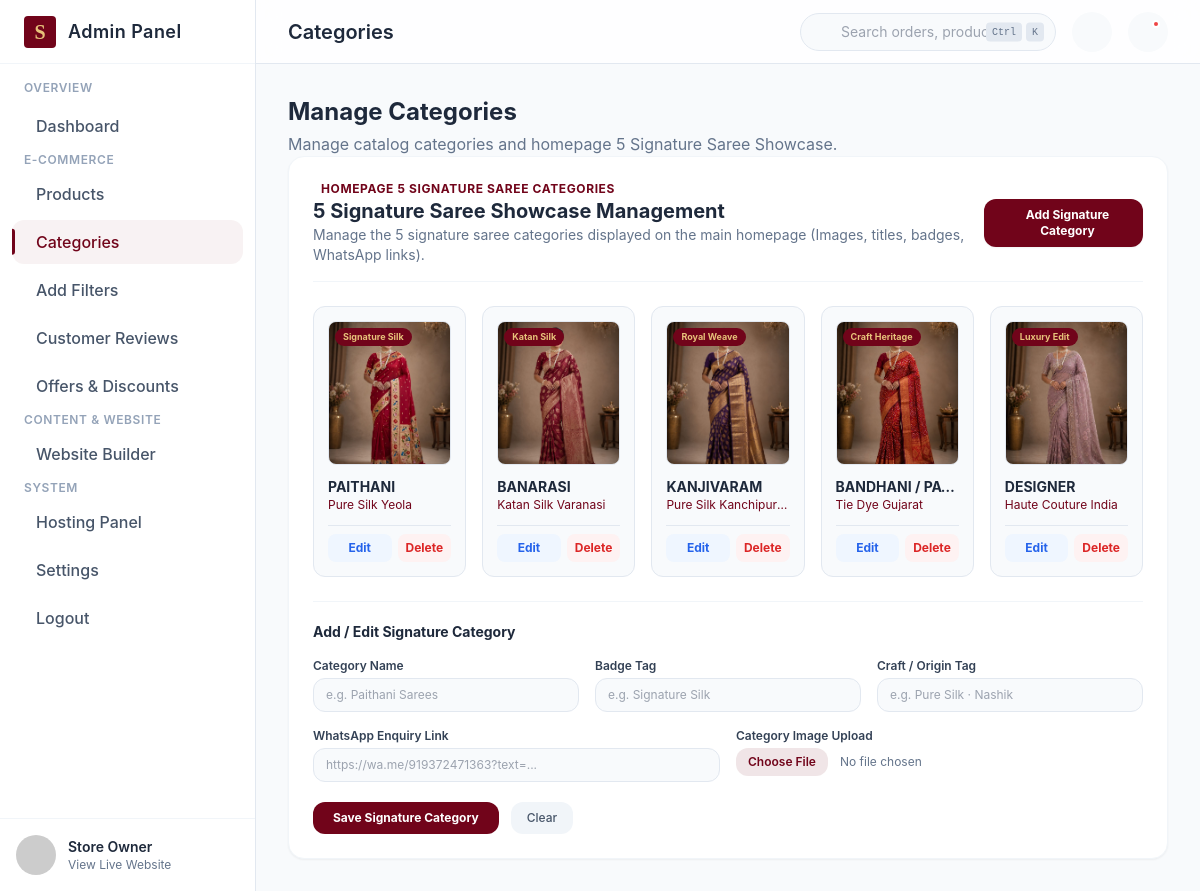
Page /adm/categories/ on the committed database.
### adm_user/models.py (models this page shows, shortened)
class SlugMixin:
    slug_source_field = "name"

class TimeStampedModel(models.Model):
    created_at = models.DateTimeField(auto_now_add=True)
    updated_at = models.DateTimeField(auto_now=True)
    class Meta:
        abstract = True

class SignatureCategoryItem(SlugMixin, TimeStampedModel):
    name = models.CharField(max_length=100)
    slug = models.SlugField(max_length=120, unique=True, blank=True)
    badge_text = models.CharField(max_length=100, blank=True)
    origin_craft = models.CharField(max_length=100, blank=True)
    image = models.ImageField(upload_to="website/signature/", blank=True)
    whatsapp_link = models.CharField(max_length=500, blank=True)
    display_order = models.PositiveIntegerField(default=0)
    is_active = models.BooleanField(default=True)
    class Meta:
        ordering = ["display_order"]
        constraints = [
            models.UniqueConstraint(
                Lower("name"),
                name="unique_signature_category_name_ci",
                violation_error_message="This category already exists.",
            ),
        ]

### adm_user/views.py (the view)
# urls.py: path('categories/', views.categories, name='categories'),
def categories(request):
    from .models import SignatureCategoryItem
    context = {
        "signature_categories": SignatureCategoryItem.objects.all(),
    }
    return render(request, 'adm_user/categories.html', context)

### adm_user/templates/adm_user/categories.html (shortened to what this page needs)
{% extends "adm_user/base_admin.html" %}
{% load static %}
{% block page_title %}Categories{% endblock %}
{% block nav_class_dashboard %}nav-item flex items-center gap-3 px-3 py-2.5 rounded-xl text-slate-600
dark:text-slate-400 hover:bg-slate-50 dark:hover:bg-slate-800/50 hover:text-brand-maroon dark:hover:text-brand-gold
font-medium transition-colors{% endblock %}
{% block nav_class_categories %}nav-item active flex items-center gap-3 px-3 py-2.5 rounded-xl text-brand-maroon
bg-brand-maroon/5 dark:bg-brand-maroon/20 dark:text-brand-gold font-medium transition-colors{% endblock %}
{% block content %}
<section id="view-categories" class="view-section flex-col gap-6">
    <div class="flex items-center justify-between">
        <div>
            <h2 class="text-2xl font-bold text-slate-800 dark:text-white">Manage Categories</h2>
            <p class="text-slate-500 dark:text-slate-400 mt-1">Manage catalog categories and homepage 5 Signature Saree Showcase.</p>
        </div>
    </div>
    <div class="bg-white dark:bg-dark-panel p-6 rounded-2xl border border-slate-100 dark:border-dark-border shadow-sm space-y-6">
        <div class="flex flex-col md:flex-row items-start md:items-center justify-between gap-4 border-b border-slate-100 dark:border-dark-border pb-4">
            <div>
                <div class="flex items-center gap-2 text-brand-maroon dark:text-brand-gold font-bold text-xs uppercase tracking-wider">
                    <span>Homepage 5 Signature Saree Categories</span>
                </div>
                <h3 class="text-xl font-bold text-slate-800 dark:text-white">5 Signature Saree Showcase Management</h3>
                <p class="text-sm text-slate-500">Manage the 5 signature saree categories displayed on the main homepage (Images, titles, badges, WhatsApp links).</p>
            </div>
            <button type="button" onclick="resetSigCatForm()" class="px-4 py-2 rounded-xl font-bold bg-brand-maroon hover:bg-brand-maroonLight text-white text-xs shadow-sm transition-all flex items-center gap-2">
                 Add Signature Category
            </button>
        </div>
        <div class="grid grid-cols-1 md:grid-cols-2 lg:grid-cols-5 gap-4">
            {% for cat in signature_categories %}
            <div class="bg-slate-50 dark:bg-slate-800/50 p-3.5 rounded-xl border border-slate-200 dark:border-slate-700 shadow-xs flex flex-col justify-between space-y-3" id="sig-cat-card-{{ cat.id }}">
                <div class="relative h-36 rounded-lg overflow-hidden border border-slate-200 dark:border-slate-700 bg-white">
                    {% if cat.image %}
                    <img src="{{ cat.image.url }}" class="w-full h-full object-cover">
                    {% else %}
                    <div class="w-full h-full flex items-center justify-center text-slate-400 text-xs">No Image</div>
                    {% endif %}
                    <span class="absolute top-1.5 left-1.5 bg-brand-maroon text-brand-gold text-[9px] font-bold px-2 py-0.5 rounded-full shadow-xs">{{ cat.badge_text|default:"Signature" }}</span>
                </div>
                <div>
                    <h4 class="font-bold text-slate-800 dark:text-white text-sm truncate">{{ cat.name }}</h4>
                    <p class="text-xs text-brand-maroon dark:text-brand-gold truncate">{{ cat.origin_craft|default:"Pure Silk" }}</p>
                </div>
                <div class="flex items-center gap-1.5 pt-2 border-t border-slate-200 dark:border-slate-700">
                    <button type="button" onclick="editSigCategory({{ cat.id }}, '{{ cat.name|escapejs }}', '{{ cat.badge_text|escapejs }}', '{{ cat.origin_craft|escapejs }}', '{{ cat.whatsapp_link|escapejs }}')" class="flex-1 text-xs py-1.5 px-2 rounded-lg bg-blue-50 text-blue-600 font-bold hover:bg-blue-100 transition-colors text-center">
                        Edit
                    </button>
                    <button type="button" onclick="deleteSigCategory({{ cat.id }})" class="text-xs py-1.5 px-2 rounded-lg bg-red-50 text-red-600 font-bold hover:bg-red-100 transition-colors">
                        Delete
                    </button>
                </div>
            </div>
            {% endfor %}
        </div>
        <div class="border-t border-slate-100 dark:border-dark-border pt-5">
            <h4 class="text-sm font-bold text-slate-800 dark:text-white mb-3" id="sigCatFormTitle">Add / Edit Signature Category</h4>
            <form id="sigCatForm" enctype="multipart/form-data" class="space-y-4">
                <div class="grid grid-cols-1 md:grid-cols-3 gap-4">
                    <div>
                        <label class="block text-xs font-semibold text-slate-700 dark:text-slate-300 mb-1">Category Name</label>
                        <input type="text" id="sigCatName" name="name" required placeholder="e.g. Paithani Sarees" class="w-full px-3 py-2 text-xs rounded-xl border border-slate-200 dark:border-slate-700 bg-slate-50 dark:bg-slate-800 dark:text-white focus:outline-none focus:border-brand-maroon">
                    </div>
                    <div>
                        <label class="block text-xs font-semibold text-slate-700 dark:text-slate-300 mb-1">Badge Tag</label>
                        <input type="text" id="sigCatBadge" name="badge_text" placeholder="e.g. Signature Silk" class="w-full px-3 py-2 text-xs rounded-xl border border-slate-200 dark:border-slate-700 bg-slate-50 dark:bg-slate-800 dark:text-white focus:outline-none focus:border-brand-maroon">
                    </div>
                    <div>
                        <label class="block text-xs font-semibold text-slate-700 dark:text-slate-300 mb-1">Craft / Origin Tag</label>
                        <input type="text" id="sigCatCraft" name="origin_craft" placeholder="e.g. Pure Silk · Nashik" class="w-full px-3 py-2 text-xs rounded-xl border border-slate-200 dark:border-slate-700 bg-slate-50 dark:bg-slate-800 dark:text-white focus:outline-none focus:border-brand-maroon">
                    </div>
                </div>
                <div class="grid grid-cols-1 md:grid-cols-2 gap-4">
                    <div>
                        <label class="block text-xs font-semibold text-slate-700 dark:text-slate-300 mb-1">WhatsApp Enquiry Link</label>
                        <input type="text" id="sigCatWa" name="whatsapp_link" placeholder="https://wa.me/919372471363?text=..." class="w-full px-3 py-2 text-xs rounded-xl border border-slate-200 dark:border-slate-700 bg-slate-50 dark:bg-slate-800 dark:text-white focus:outline-none focus:border-brand-maroon">
                    </div>
                    <div>
                        <label class="block text-xs font-semibold text-slate-700 dark:text-slate-300 mb-1">Category Image Upload</label>
                        <input type="file" id="sigCatImg" name="image" accept="image/*" class="w-full text-xs text-slate-500 file:mr-3 file:py-1.5 file:px-3 file:rounded-xl file:border-0 file:text-xs file:font-semibold file:bg-brand-maroon/10 file:text-brand-maroon hover:file:bg-brand-maroon/20">
                    </div>
                </div>
                <div class="flex items-center gap-3 pt-1">
                    <button type="button" onclick="saveSignatureCategory()" class="bg-brand-maroon text-white font-bold px-5 py-2 rounded-xl hover:bg-brand-maroon/90 text-xs shadow-xs transition-colors">
                        Save Signature Category
                    </button>
                    <button type="button" onclick="resetSigCatForm()" class="bg-slate-100 dark:bg-slate-800 text-slate-600 dark:text-slate-300 font-medium px-4 py-2 rounded-xl hover:bg-slate-200 text-xs transition-colors">
                        Clear
                    </button>
                </div>
            </form>
        </div>
    </div>
</section>
{% endblock %}

### rows in the picture
SignatureCategoryItem: image (picture), badge_text "Signature Silk", name "PAITHANI", origin_craft "Pure Silk Yeola"
SignatureCategoryItem: image (picture), badge_text "Katan Silk", name "BANARASI", origin_craft "Katan Silk Varanasi"
SignatureCategoryItem: image (picture), badge_text "Royal Weave", name "KANJIVARAM", origin_craft "Pure Silk Kanchipur…"
SignatureCategoryItem: image (picture), badge_text "Craft Heritage", name "BANDHANI / PA…", origin_craft "Tie Dye Gujarat"
SignatureCategoryItem: image (picture), badge_text "Luxury Edit", name "DESIGNER", origin_craft "Haute Couture India"
